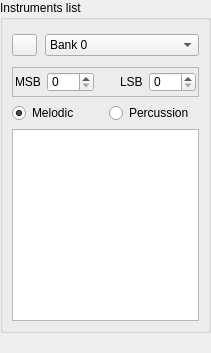
        <widget class="QFrame" name="instrlist_frame">
         <layout class="QVBoxLayout" name="verticalLayout_12">
          <property name="leftMargin">
           <number>0</number>
          </property>
          <property name="topMargin">
           <number>0</number>
          </property>
          <property name="rightMargin">
           <number>0</number>
          </property>
          <property name="bottomMargin">
           <number>0</number>
          </property>
          <item>
           <widget class="QGroupBox" name="groupBox_2">
            <property name="sizePolicy">
             <sizepolicy hsizetype="Maximum" vsizetype="Preferred">
              <horstretch>0</horstretch>
              <verstretch>0</verstretch>
             </sizepolicy>
            </property>
            <property name="title">
             <string>Instruments list</string>
            </property>
            <property name="flat">
             <bool>true</bool>
            </property>
            <layout class="QVBoxLayout" name="verticalLayout_11">
             <item>
              <widget class="QFrame" name="bankListFrame">
               <property name="minimumSize">
                <size>
                 <width>0</width>
                 <height>32</height>
                </size>
               </property>
               <property name="frameShape">
                <enum>QFrame::NoFrame</enum>
               </property>
               <property name="frameShadow">
                <enum>QFrame::Plain</enum>
               </property>
               <property name="lineWidth">
                <number>0</number>
               </property>
               <layout class="QHBoxLayout" name="horizontalLayout_3" stretch="0,1000">
                <property name="spacing">
                 <number>8</number>
                </property>
                <property name="leftMargin">
                 <number>0</number>
                </property>
                <property name="topMargin">
                 <number>0</number>
                </property>
                <property name="rightMargin">
                 <number>0</number>
                </property>
                <property name="bottomMargin">
                 <number>0</number>
                </property>
                <item>
                 <widget class="QPushButton" name="bankRename">
                  <property name="maximumSize">
                   <size>
                    <width>25</width>
                    <height>16777215</height>
                   </size>
                  </property>
                  <property name="toolTip">
                   <string>Rename bank</string>
                  </property>
                  <property name="text">
                   <string/>
                  </property>
                  <property name="icon">
                   <iconset resource="resources/resources.qrc">
                    <normaloff>:/pencil_16x16.png</normaloff>:/pencil_16x16.png</iconset>
                  </property>
                 </widget>
                </item>
                <item>
                 <widget class="QComboBox" name="bank_no">
                  <property name="frame">
                   <bool>true</bool>
                  </property>
                  <item>
                   <property name="text">
                    <string>Bank 0</string>
                   </property>
                  </item>
                 </widget>
                </item>
               </layout>
              </widget>
             </item>
             <item>
              <widget class="QFrame" name="bank_lsbmsb">
               <property name="enabled">
                <bool>true</bool>
               </property>
               <property name="frameShape">
                <enum>QFrame::StyledPanel</enum>
               </property>
               <property name="frameShadow">
                <enum>QFrame::Raised</enum>
               </property>
               <layout class="QHBoxLayout" name="horizontalLayout_15">
                <property name="leftMargin">
                 <number>2</number>
                </property>
                <property name="topMargin">
                 <number>4</number>
                </property>
                <property name="rightMargin">
                 <number>2</number>
                </property>
                <property name="bottomMargin">
                 <number>4</number>
                </property>
                <item>
                 <widget class="QLabel" name="label_41">
                  <property name="text">
                   <string>MSB</string>
                  </property>
                 </widget>
                </item>
                <item>
                 <widget class="QSpinBox" name="bank_msb">
                  <property name="maximumSize">
                   <size>
                    <width>16777215</width>
                    <height>20</height>
                   </size>
                  </property>
                  <property name="toolTip">
                   <string>MIDI bank MSB index alias. Means which MSB bank index will refer this bank.</string>
                  </property>
                  <property name="maximum">
                   <number>127</number>
                  </property>
                 </widget>
                </item>
                <item>
                 <spacer name="horizontalSpacer">
                  <property name="orientation">
                   <enum>Qt::Horizontal</enum>
                  </property>
                  <property name="sizeHint" stdset="0">
                   <size>
                    <width>20</width>
                    <height>20</height>
                   </size>
                  </property>
                 </spacer>
                </item>
                <item>
                 <widget class="QLabel" name="label_42">
                  <property name="text">
                   <string>LSB</string>
                  </property>
                 </widget>
                </item>
                <item>
                 <widget class="QSpinBox" name="bank_lsb">
                  <property name="maximumSize">
                   <size>
                    <width>16777215</width>
                    <height>20</height>
                   </size>
                  </property>
                  <property name="toolTip">
                   <string>MIDI bank LSB index alias. Means which LSB bank index will refer this bank.</string>
                  </property>
                  <property name="maximum">
                   <number>127</number>
                  </property>
                 </widget>
                </item>
               </layout>
              </widget>
             </item>
             <item>
              <layout class="QHBoxLayout" name="horizontalLayout_16">
               <item>
                <widget class="QRadioButton" name="melodic">
                 <property name="maximumSize">
                  <size>
                   <width>16777215</width>
                   <height>20</height>
                  </size>
                 </property>
                 <property name="text">
                  <string>Melodic</string>
                 </property>
                 <property name="checked">
                  <bool>true</bool>
                 </property>
                </widget>
               </item>
               <item>
                <widget class="QRadioButton" name="percussion">
                 <property name="maximumSize">
                  <size>
                   <width>16777215</width>
                   <height>20</height>
                  </size>
                 </property>
                 <property name="text">
                  <string>Percussion</string>
                 </property>
                </widget>
               </item>
              </layout>
             </item>
             <item>
              <widget class="QListWidget" name="instruments">
               <property name="sizePolicy">
                <sizepolicy hsizetype="Ignored" vsizetype="Expanding">
                 <horstretch>0</horstretch>
                 <verstretch>0</verstretch>
                </sizepolicy>
               </property>
              </widget>
             </item>
            </layout>
           </widget>
          </item>
          <item>
           <widget class="QLabel" name="version">
            <property name="text">
             <string>&lt;version&gt;</string>
            </property>
           </widget>
          </item>
         </layout>
        </widget>
